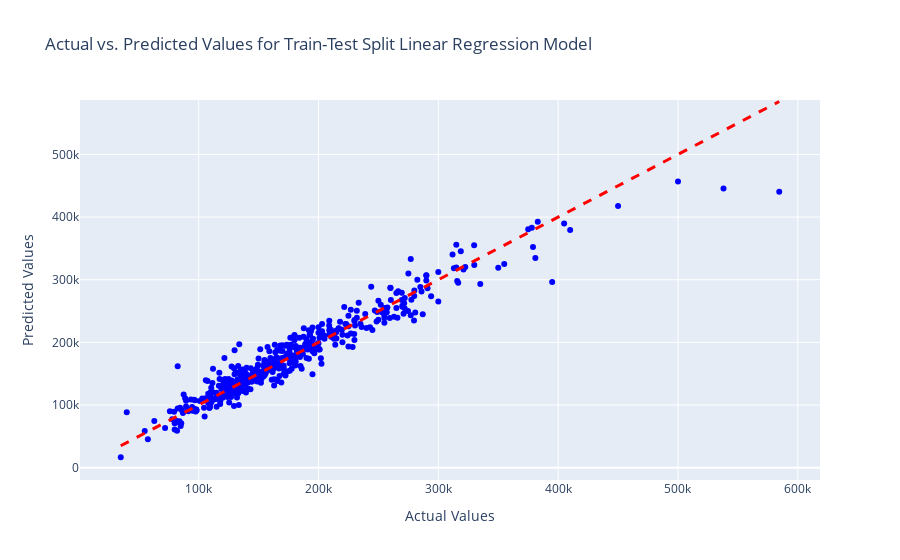
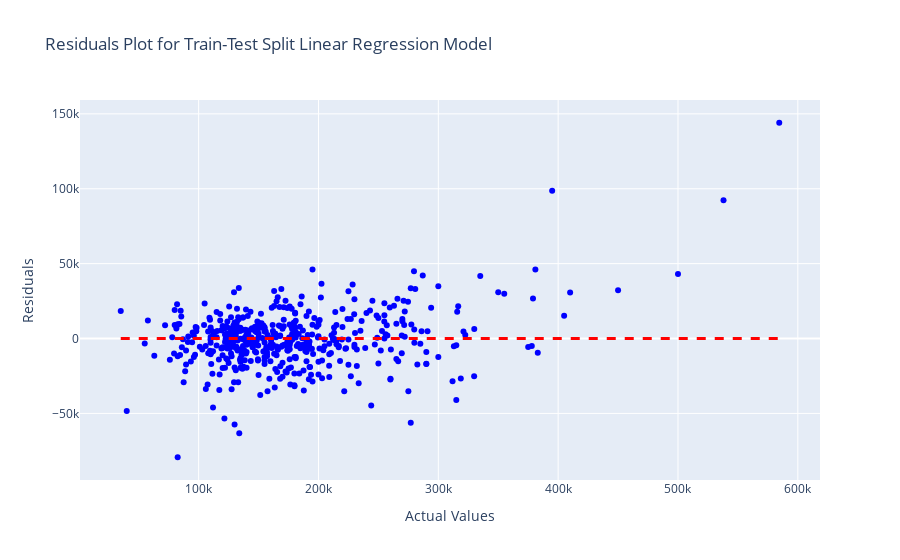

The notebook cell these images were saved under, in order:
### Markdown cell above
I was originally using the full dataset to train my model and test it on the same data. We will now look at how the results are from splitting the data.

### Code cell
X_train, X_test, y_train, y_test = train_test_split(X, y, test_size=0.2, random_state=42)

# Initialize the linear regression model
model = LinearRegression()

# Train the model on the training data
model.fit(X_train, y_train)

# Make predictions on the test set
predictions = model.predict(X_test)

# Rsquared value
print("R Squared on the test set:", r2_score(y_test, predictions))


# Mean Squared Error (MSE) on the test set
mse = mean_squared_error(y_test, predictions)
print("Mean Squared Error (MSE) on the test set:", mse)

# Root Mean Squared Error (RMSE) on the test set
rmse = mean_squared_error(y_test, predictions, squared=False)
print("Root Mean Squared Error (RMSE) on the test set:", rmse)


# Create a scatter plot with Plotly
fig = go.Figure()

# Add a scatter plot for actual vs. predicted values on the test set
fig.add_trace(go.Scatter(x=y_test, y=predictions, mode='markers', marker=dict(color='blue'), 
                         name='Actual vs. Predicted'))
# Add a diagonal line for perfect predictions
fig.add_shape(type="line", x0=min(y_test), x1=max(y_test), y0=min(y_test), y1=max(y_test),
              line=dict(color="red", width=3, dash='dash'),
              name="Perfect Predictions")

# Update layout and axis labels
fig.update_layout(title="Actual vs. Predicted Values for Train-Test Split Linear Regression Model",
                  xaxis_title="Actual Values",
                  yaxis_title="Predicted Values")

# Show the plot
fig.show()

# Plotting residuals
residuals = y_test - predictions
fig2 = go.Figure()

# Add a scatter plot for actual values and residuals on the test set
fig2.add_trace(go.Scatter(x=y_test, y=residuals, mode='markers', marker=dict(color='blue'), 
                         name='Residuals'))

# Add a horizontal line at y=0 for reference
fig2.add_shape(type="line", x0=min(y_test), x1=max(y_test), y0=0, y1=0,
              line=dict(color="red", width=3, dash='dash'),
              name="Zero Residuals Line")

fig2.update_layout(title="Residuals Plot for Train-Test Split Linear Regression Model",
                  xaxis_title="Actual Values",
                  yaxis_title="Residuals")

fig2.show()

print('\n')

### Figure 1 — Plotly figure (JSON) as saved in the notebook; plotly's stock layout.template omitted (floating-point values rounded to 4 significant figures; data arrays with more than 128 entries replaced by an {"elided": "..."} marker saying what was removed)
{"data": [{"marker": {"color": "blue"}, "mode": "markers", "name": "Actual vs. Predicted", "type": "scatter", "x": {"elided": "515 int values"}, "y": {"elided": "515 float values"}}], "layout": {"autosize": true, "shapes": [{"line": {"color": "red", "dash": "dash", "width": 3}, "name": "Perfect Predictions", "type": "line", "x0": 35000, "x1": 584500, "y0": 35000, "y1": 584500}], "title": {"text": "Actual vs. Predicted Values for Train-Test Split Linear Regression Model"}, "xaxis": {"autorange": true, "range": [1813.0, 617700.0], "title": {"text": "Actual Values"}, "type": "linear"}, "yaxis": {"autorange": true, "range": [-27050.0, 589600.0], "title": {"text": "Predicted Values"}, "type": "linear"}}}

### Figure 2 — Plotly figure (JSON) as saved in the notebook; plotly's stock layout.template omitted (floating-point values rounded to 4 significant figures; data arrays with more than 128 entries replaced by an {"elided": "..."} marker saying what was removed)
{"data": [{"marker": {"color": "blue"}, "mode": "markers", "name": "Residuals", "type": "scatter", "x": {"elided": "515 int values"}, "y": {"elided": "515 float values"}}], "layout": {"autosize": true, "shapes": [{"line": {"color": "red", "dash": "dash", "width": 3}, "name": "Zero Residuals Line", "type": "line", "x0": 35000, "x1": 584500, "y0": 0, "y1": 0}], "title": {"text": "Residuals Plot for Train-Test Split Linear Regression Model"}, "xaxis": {"autorange": true, "range": [1813.0, 617700.0], "title": {"text": "Actual Values"}, "type": "linear"}, "yaxis": {"autorange": true, "range": [-97690.0, 162500.0], "title": {"text": "Residuals"}, "type": "linear"}}}
